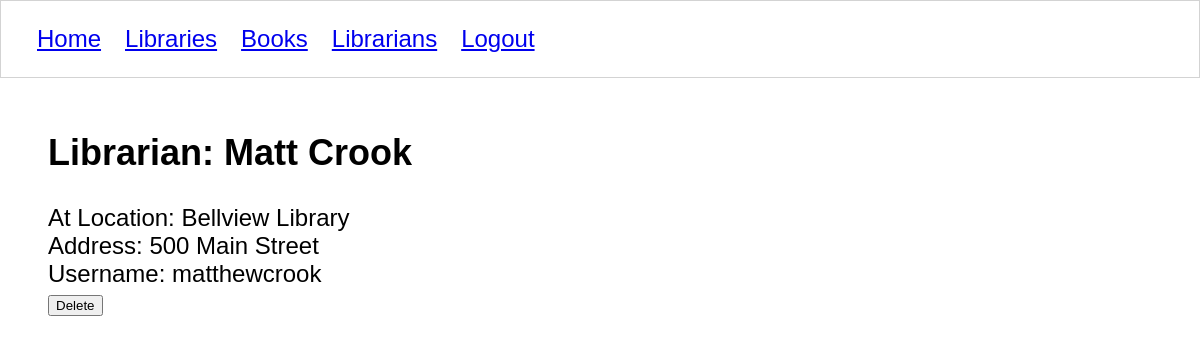
Page /librarians/1/details/ (signed in) on the committed database.
### libraryapp/models/librarian.py (models this page shows)
class Librarian(models.Model):
    user = models.OneToOneField(User, on_delete=models.CASCADE)
    location = models.ForeignKey(
        Library, related_name="librarians",
        null=True,  # Makes column nullable in DB
        blank=True,  # Allows blank value on objects
        on_delete=models.CASCADE)

### libraryapp/models/library.py (models this page shows, shortened)
class Library(models.Model):
    title = models.CharField(max_length=50)
    address = models.CharField(max_length=50)
    class Meta:
        verbose_name = ("Library")
        verbose_name_plural = ("libraries")

### libraryapp/views/librarians/details.py (the view, shortened to what this page needs)
# urls.py: path('librarians/<int:librarian_id>/details/', librarian_details, name='librarian'),
@login_required
def librarian_details(request, librarian_id):
    if request.method == 'GET':
        librarian = get_librarian(librarian_id)
        template_name = 'librarians/detail.html'
        return render(request, template_name, {'librarian': librarian})

### libraryapp/views/librarians/details.py (called while the page is built)
def create_librarian(cursor, row):
    _row = sqlite3.Row(cursor, row)
    librarian = Librarian()
    librarian.id = _row["librarian_id"]
    librarian.first_name = _row["first_name"]
    librarian.last_name = _row["last_name"]
    librarian.location = _row["location_id"]
    librarian.username = _row["username"]
    library = Library()
    library.id = _row["library_id"]
    library.title = _row["library_name"]
    library.address = _row["library_address"]
    librarian.library = library
    return librarian

def get_librarian(librarian_id):
    with sqlite3.connect(Connection.db_path) as conn:
        conn.row_factory = create_librarian
        db_cursor = conn.cursor()
        db_cursor.execute("""
            SELECT
                l.id librarian_id,
                l.location_id,
                l.user_id,
                u.first_name,
                u.last_name,
                u.username,
                loc.id library_id,
                loc.title library_name,
                loc.address library_address
            FROM libraryapp_librarian l
            JOIN libraryapp_library loc ON l.id = loc.id
            JOIN auth_user u ON u.id = l.user_id
            WHERE l.id = ?
        """ , (librarian_id,))
        return db_cursor.fetchone()

### libraryapp/templates/librarians/detail.html (shortened to what this page needs)
{% extends 'shared/base.html' %}
{% load static %}
{% block css %}
    <link rel="stylesheet" href="{% static 'styles/librarians.css' %}" />
{% endblock %}
{% block content %}
<body>
    <section id="librarian-details">
        <h2>Librarian: {{ librarian.first_name }}  {{ librarian.last_name }}</h2>
        <div>At Location: {{ librarian.library.title }}</div>
        <div>Address: {{ librarian.library.address}}</div>
        <div>Username: {{librarian.username}}</div>
    </section>
    <section id="book-actions" style="display:flex;">
        <form action="{% url 'libraryapp:librarian' librarian.id %}" method="POST">
            <button>Delete</button>
        </form>
    </section>
</body>
{% endblock %}

### libraryapp/static/styles/base.css (style rules this page uses)
body { margin: 0; padding: 0; font-size: 1.5em; font-family: "Gill Sans", "Gill Sans MT", Calibri, "Trebuchet MS", sans-serif; }

### rows in the picture
Librarian: first_name "Matt", last_name "Crook", library "Bellview Library", library.address "500 Main Street", username "matthewcrook"
